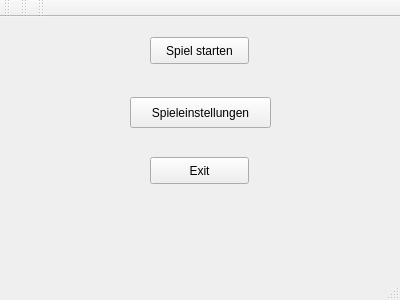
<?xml version="1.0" encoding="UTF-8"?>
<ui version="4.0">
 <class>MainWindow</class>
 <widget class="QMainWindow" name="MainWindow">
  <property name="geometry">
   <rect>
    <x>0</x>
    <y>0</y>
    <width>400</width>
    <height>300</height>
   </rect>
  </property>
  <property name="windowTitle">
   <string>MainWindow</string>
  </property>
  <widget class="QWidget" name="centralWidget">
   <widget class="QPushButton" name="startButton">
    <property name="geometry">
     <rect>
      <x>150</x>
      <y>20</y>
      <width>99</width>
      <height>27</height>
     </rect>
    </property>
    <property name="text">
     <string>Spiel starten</string>
    </property>
   </widget>
   <widget class="QPushButton" name="exitButton">
    <property name="geometry">
     <rect>
      <x>150</x>
      <y>140</y>
      <width>99</width>
      <height>27</height>
     </rect>
    </property>
    <property name="text">
     <string>Exit</string>
    </property>
   </widget>
   <widget class="QPushButton" name="settingsButton">
    <property name="geometry">
     <rect>
      <x>130</x>
      <y>80</y>
      <width>141</width>
      <height>31</height>
     </rect>
    </property>
    <property name="text">
     <string>Spieleinstellungen</string>
    </property>
   </widget>
  </widget>
  <widget class="QMenuBar" name="menuBar">
   <property name="geometry">
    <rect>
     <x>0</x>
     <y>0</y>
     <width>400</width>
     <height>25</height>
    </rect>
   </property>
  </widget>
  <widget class="QToolBar" name="mainToolBar">
   <attribute name="toolBarArea">
    <enum>TopToolBarArea</enum>
   </attribute>
   <attribute name="toolBarBreak">
    <bool>false</bool>
   </attribute>
  </widget>
  <widget class="QStatusBar" name="statusBar"/>
  <widget class="QToolBar" name="toolBar">
   <property name="windowTitle">
    <string>toolBar</string>
   </property>
   <attribute name="toolBarArea">
    <enum>TopToolBarArea</enum>
   </attribute>
   <attribute name="toolBarBreak">
    <bool>false</bool>
   </attribute>
  </widget>
  <widget class="QToolBar" name="toolBar_2">
   <property name="windowTitle">
    <string>toolBar_2</string>
   </property>
   <attribute name="toolBarArea">
    <enum>TopToolBarArea</enum>
   </attribute>
   <attribute name="toolBarBreak">
    <bool>false</bool>
   </attribute>
  </widget>
 </widget>
 <layoutdefault spacing="6" margin="11"/>
 <resources/>
 <connections/>
</ui>
